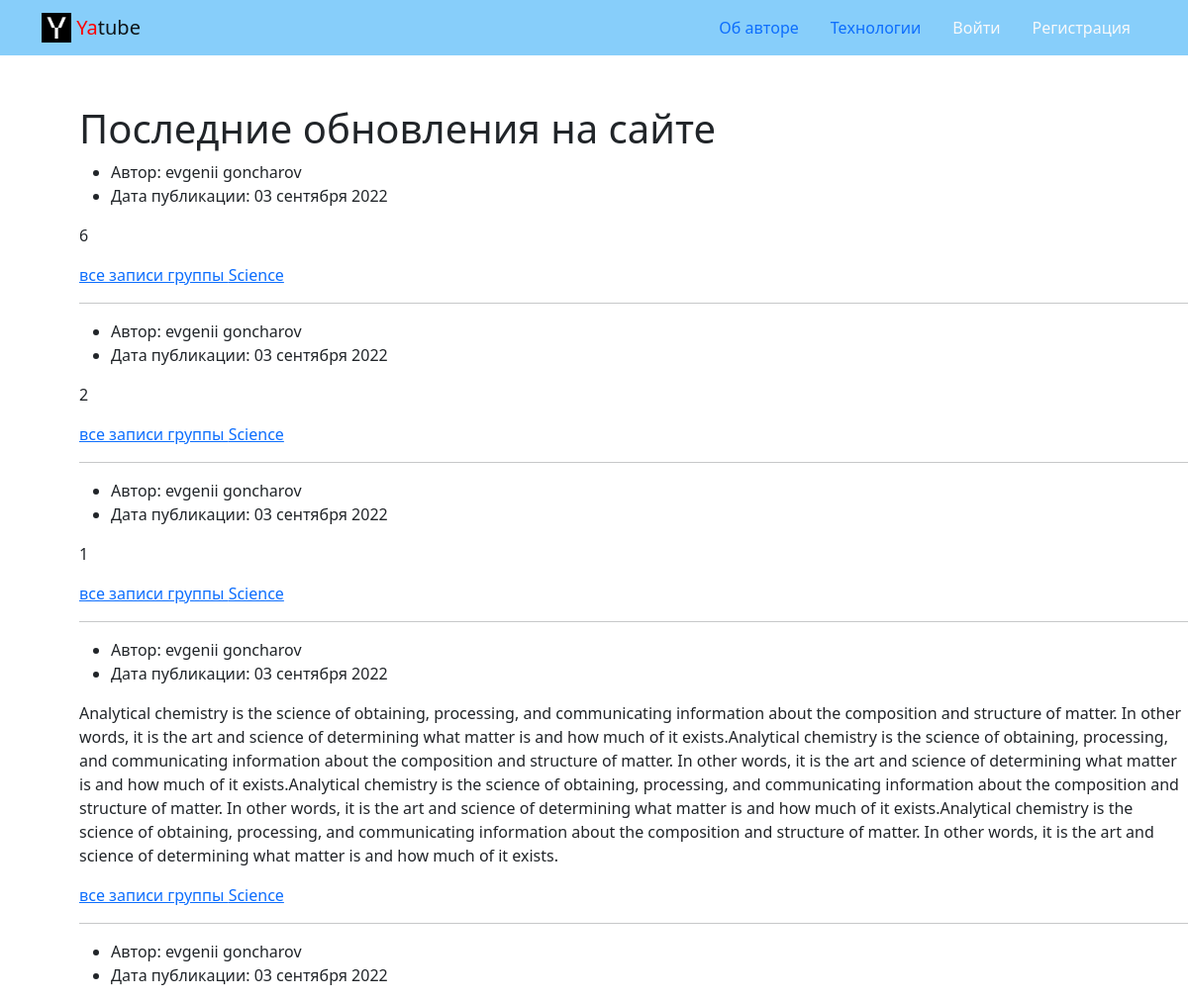
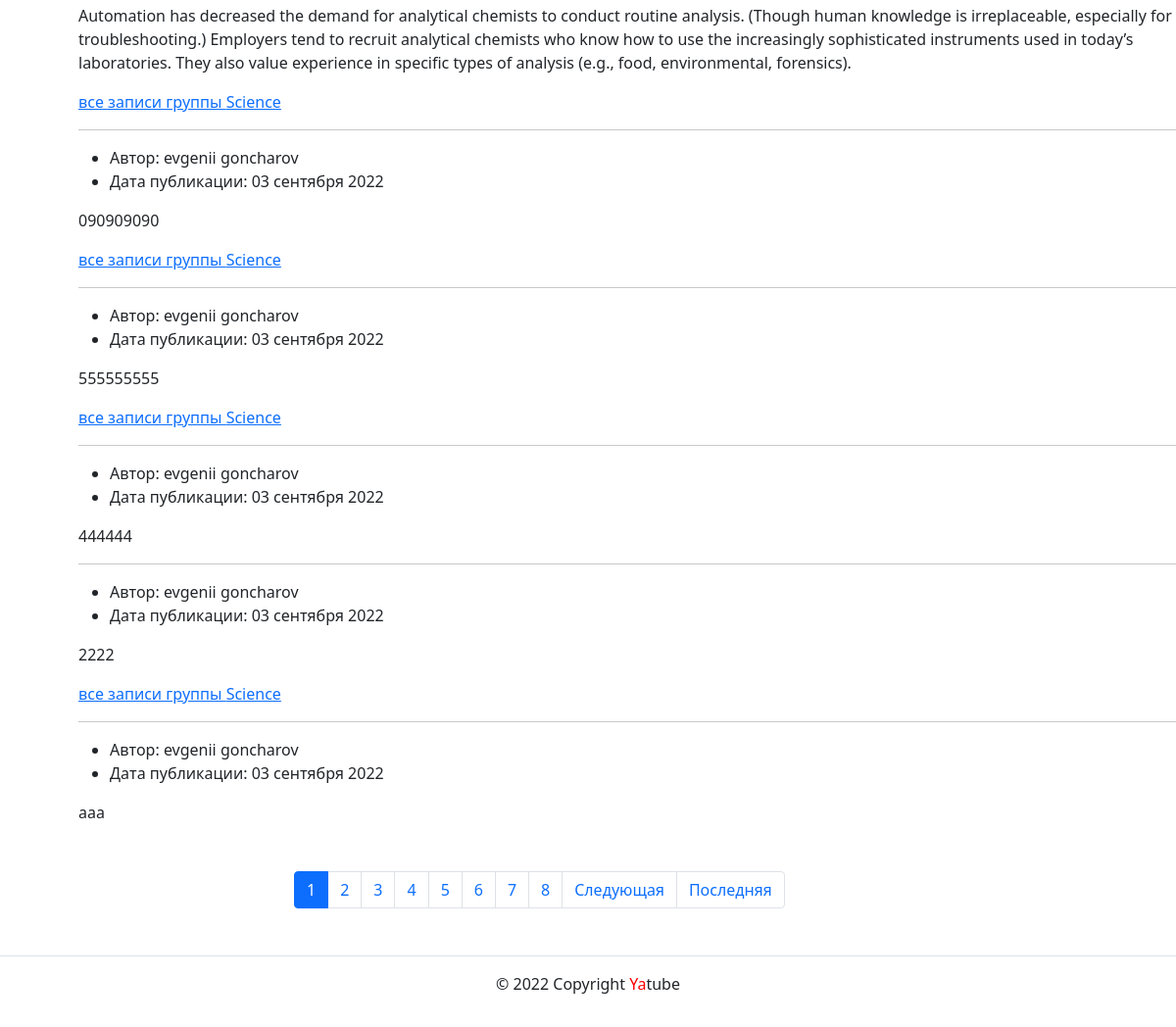
The app's page /, older data (2 pictures, top to bottom).
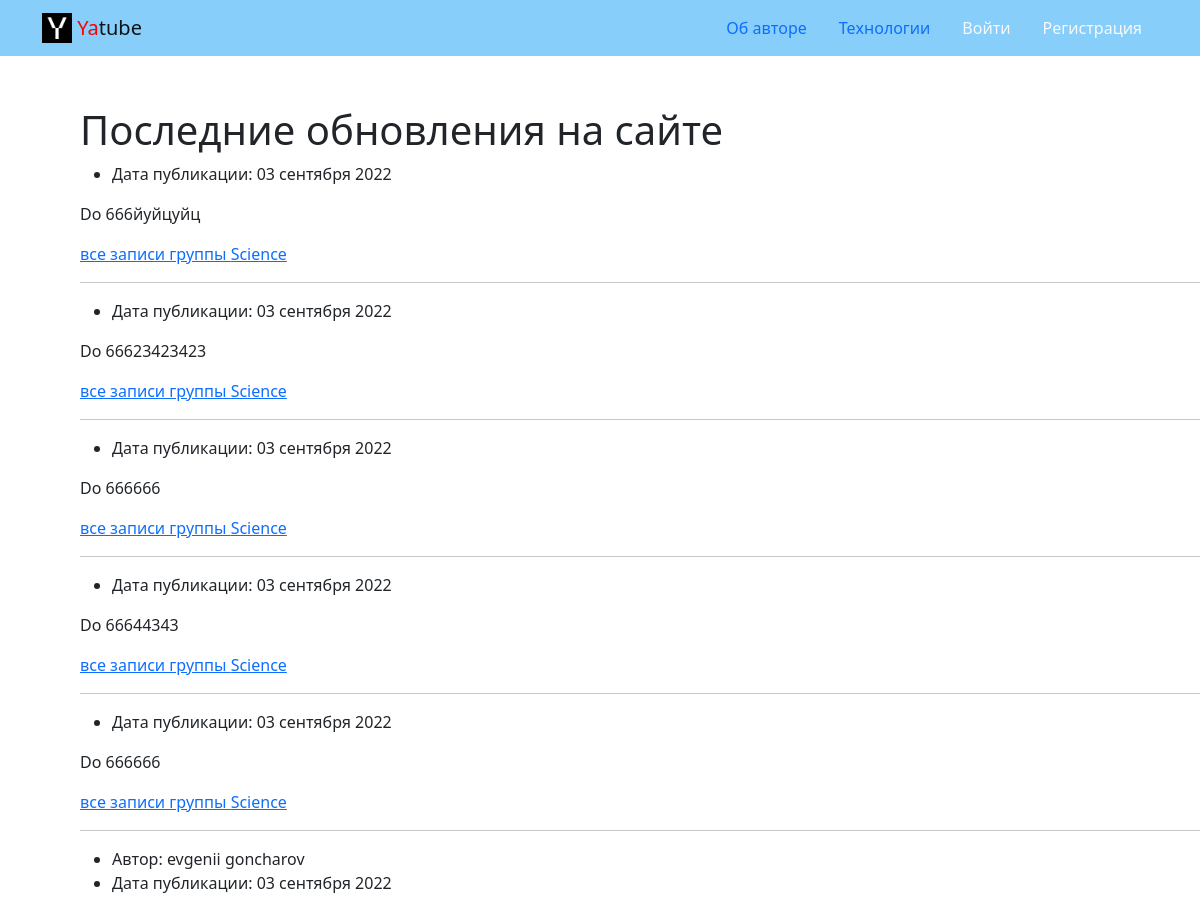
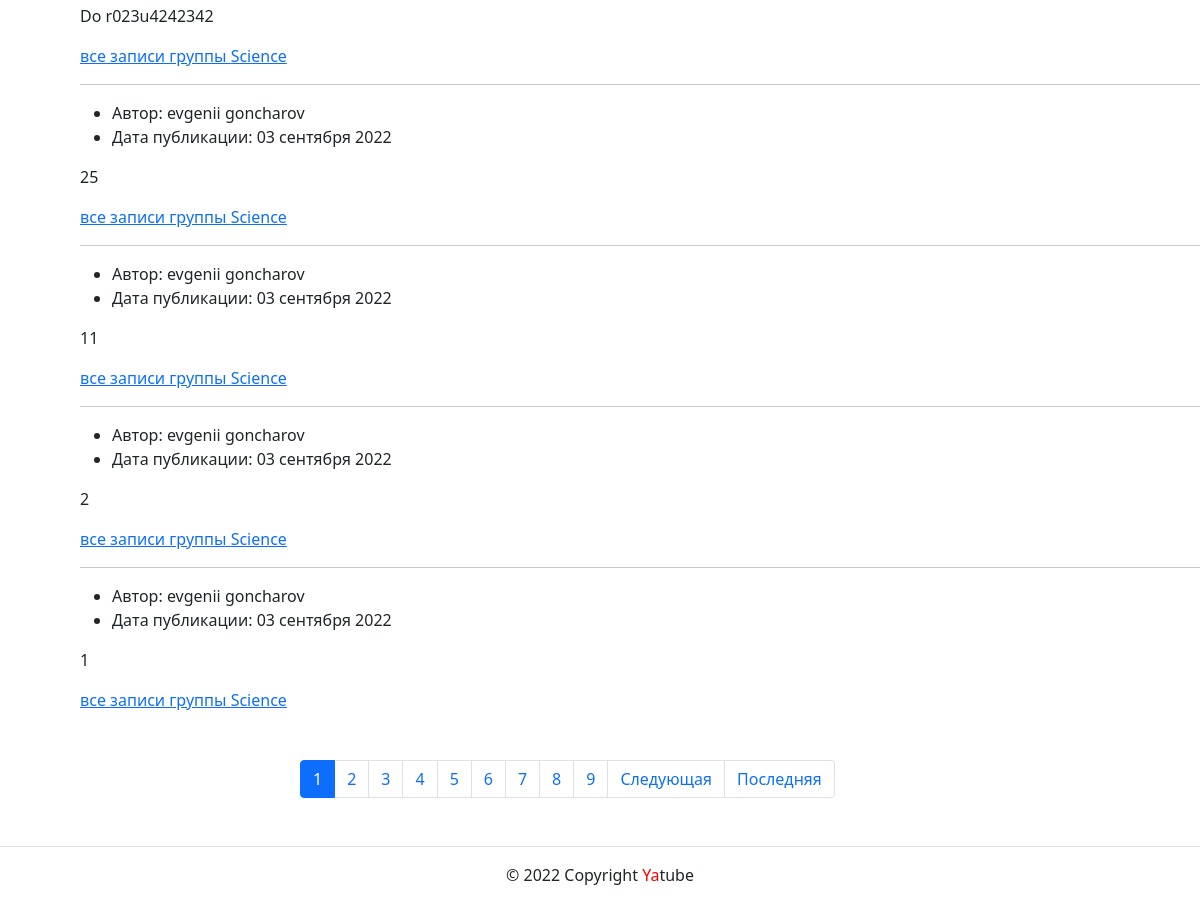
The same page, newer data (2 pictures, top to bottom).
### posts/models.py (models this page shows, shortened)
class Post(models.Model):
    text = models.TextField()
    pub_date = models.DateTimeField(auto_now_add=True)
    author = models.ForeignKey(
        User,
        on_delete=models.CASCADE,
        blank=True,
        null=True,
        related_name='posts'
    )
    group = models.ForeignKey(
        Group,
        on_delete=models.SET_NULL,
        max_length=200,
        blank=True,
        null=True,
        related_name='posts'
    )
    class Meta:
        ordering = ('-pub_date',)

class Group(models.Model):
    title = models.CharField(max_length=200)
    slug = models.SlugField(max_length=100, unique=True)
    description = models.TextField()
    def __str__(self):
        return self.title

### posts/views.py (the view)
# urls.py: path('', views.index,
def index(request):
    template = 'posts/index.html'
    title = 'Последние обновления на сайте'
    posts = Post.objects.all()
    paginator = Paginator(posts, 10)
    page_number = request.GET.get('page')
    page_obj = paginator.get_page(page_number)
    context = {
        'title': title,
        'posts': posts,
        'page_obj': page_obj}
    return render(request, template, context)

### core/context_processors/year.py (called while the page is built)
def year(request):
    return {
        "year": datetime.datetime.now().year
    }

### templates/posts/index.html
{% extends 'base.html' %}
{% block content %}
    <h1 style="margin-left: 80px; margin-top: 50px;">Последние обновления на сайте</h1>
    {% for post in page_obj %}
        <div style="margin-left: 80px;">
            <ul>
                {% if post.author %}
                    <li>
                        Автор: {{ post.author.get_full_name }}
                    </li>
                {% endif %}
                <li>
                    Дата публикации: {{ post.pub_date|date:"d E Y" }}
                </li>
            </ul>
            <p>{{ post.text }}</p>
            {% if post.group %}
                <a href="{% url 'posts:group_list' post.group.slug %}">все записи группы {{ post.group }}</a>
            {% endif %}
            {% if not forloop.last %}
                <hr>
            {% endif %}
        </div>
    {% endfor %}
    {% include 'posts/includes/paginator.html' %}
{% endblock %}

Row changes from the older to the newer data that the page shows:
no longer on this page (row unchanged): Post: author.get_full_name "evgenii goncharov", pub_date "03 сентября 2022", text "Analytical chemistry is the science of obtaining, processing, and communicating information about the composition and structure of matter. In other words, it is the art and science of determining what matter is and how much of it exists.Analytical chemistry is the science of obtaining, processing, and communicating information about the composition and structure of matter. In other words, it is the art and science of determining what matter is and how much of it exists.Analytical chemistry is the science of obtaining, processing, and communicating information about the composition and structure of matter. In other words, it is the art and science of determining what matter is and how much…", group "Science"
no longer on this page (row unchanged): Post: author.get_full_name "evgenii goncharov", pub_date "03 сентября 2022", text "Automation has decreased the demand for analytical chemists to conduct routine analysis. (Though human knowledge is irreplaceable, especially for troubleshooting.) Employers tend to recruit analytical chemists who know how to use the increasingly sophisticated instruments used in today’s laboratories. They also value experience in specific types of analysis (e.g., food, environmental, forensics).", group "Science"
no longer on this page (row unchanged): Post: author.get_full_name "evgenii goncharov", pub_date "03 сентября 2022", text "090909090", group "Science"
no longer on this page (row unchanged): Post: author.get_full_name "evgenii goncharov", pub_date "03 сентября 2022", text "555555555", group "Science"
no longer on this page (row unchanged): Post: author.get_full_name "evgenii goncharov", pub_date "03 сентября 2022", text "444444"
no longer on this page (row unchanged): Post: author.get_full_name "evgenii goncharov", pub_date "03 сентября 2022", text "2222", group "Science"
no longer on this page (row unchanged): Post: author.get_full_name "evgenii goncharov", pub_date "03 сентября 2022", text "aaa"
added Post: pub_date "03 сентября 2022", text "Do 666йуйцуйц", group "Science"
added Post: pub_date "03 сентября 2022", text "Do 66623423423", group "Science"
added Post: pub_date "03 сентября 2022", text "Do 666666", group "Science"
added Post: pub_date "03 сентября 2022", text "Do 66644343", group "Science"
added Post: pub_date "03 сентября 2022", text "Do 666666", group "Science"
added Post: author.get_full_name "evgenii goncharov", pub_date "03 сентября 2022", text "Do r023u4242342", group "Science"
added Post: author.get_full_name "evgenii goncharov", pub_date "03 сентября 2022", text "25", group "Science"
changed Post (number 8 of 10 on the later page): text "6" → "11"
Text that changed along with them:
new list line: "9"
